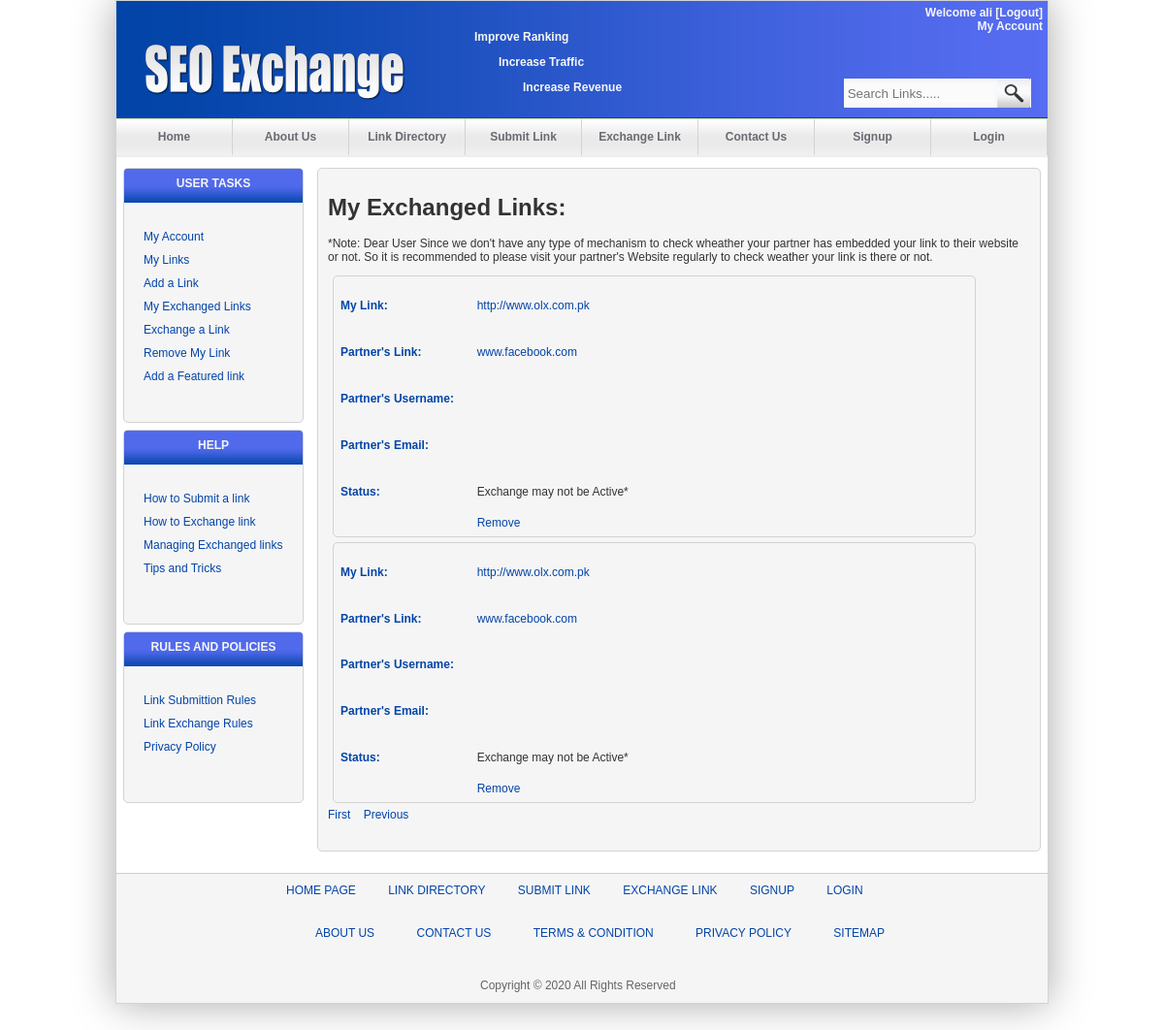
/MyExchangedLinks.php?pageNum_RecordsetExchangedLinks=1&totalRows_RecordsetExchangedLinks=4 (signed in), run on the app's committed database.
### tables this page shows
CREATE TABLE IF NOT EXISTS `links` (
  `id` int(11) NOT NULL AUTO_INCREMENT,
  `title` varchar(30) NOT NULL,
  `link` varchar(100) NOT NULL,
  `category` int(11) NOT NULL,
  `subcatgory` int(11) NOT NULL,
  `discription` text NOT NULL,
  `keywords` text NOT NULL,
  `email` varchar(50) NOT NULL,
  `isFeatured` tinyint(1) NOT NULL,
  `user` int(11) DEFAULT NULL,
  PRIMARY KEY (`id`),
  KEY `category` (`category`),
  KEY `subcatgory` (`subcatgory`),
  KEY `user` (`user`)
);

CREATE TABLE IF NOT EXISTS `exchangedlinks` (
  `id` int(11) NOT NULL AUTO_INCREMENT,
  `link1` int(11) DEFAULT NULL,
  `user1` int(11) DEFAULT NULL,
  `link2` int(11) DEFAULT NULL,
  `user2` int(11) DEFAULT NULL,
  `isValid` tinyint(1) DEFAULT NULL,
  PRIMARY KEY (`id`),
  KEY `link1` (`link1`),
  KEY `user1` (`user1`),
  KEY `link2` (`link2`),
  KEY `user2` (`user2`)
);

### MyExchangedLinks.php (the view, shortened to what this page needs)
<?php require_once('Connections/seoExchangeDbConnection.php'); ?>
<?php
if (!function_exists("GetSQLValueString")) {
function GetSQLValueString($theValue, $theType, $theDefinedValue = "", $theNotDefinedValue = "")
{
  $theValue = function_exists("mysql_real_escape_string") ? mysql_real_escape_string($theValue) : mysql_escape_string($theValue);
  switch ($theType) {
    case "long":
    case "int":
      $theValue = ($theValue != "") ? intval($theValue) : "NULL";
      break;
  }
  return $theValue;
}
}
$currentPage = $_SERVER["PHP_SELF"];
$maxRows_RecordsetExchangedLinks = 2;
$pageNum_RecordsetExchangedLinks = 0;
if (isset($_GET['pageNum_RecordsetExchangedLinks'])) {
  $pageNum_RecordsetExchangedLinks = $_GET['pageNum_RecordsetExchangedLinks'];
}
$startRow_RecordsetExchangedLinks = $pageNum_RecordsetExchangedLinks * $maxRows_RecordsetExchangedLinks;
$colname_RecordsetExchangedLinks = "-1";
if (isset($_SESSION['MM_UserId'])) {
  $colname_RecordsetExchangedLinks = $_SESSION['MM_UserId'];
}
$query_RecordsetExchangedLinks = sprintf("SELECT * FROM exchangedlinks WHERE user1 = %s OR user2 = %s", GetSQLValueString($colname_RecordsetExchangedLinks, "int"),GetSQLValueString($colname_RecordsetExchangedLinks, "int"));
$query_limit_RecordsetExchangedLinks = sprintf("%s LIMIT %d, %d", $query_RecordsetExchangedLinks, $startRow_RecordsetExchangedLinks, $maxRows_RecordsetExchangedLinks);
$RecordsetExchangedLinks = mysql_query($query_limit_RecordsetExchangedLinks, $seoExchangeDbConnection) or die(mysql_error());
$row_RecordsetExchangedLinks = mysql_fetch_assoc($RecordsetExchangedLinks);
if (isset($_GET['totalRows_RecordsetExchangedLinks'])) {
  $totalRows_RecordsetExchangedLinks = $_GET['totalRows_RecordsetExchangedLinks'];
} else {
  $all_RecordsetExchangedLinks = mysql_query($query_RecordsetExchangedLinks);
  $totalRows_RecordsetExchangedLinks = mysql_num_rows($all_RecordsetExchangedLinks);
}
$queryString_RecordsetExchangedLinks = "";
$queryString_RecordsetExchangedLinks = sprintf("&totalRows_RecordsetExchangedLinks=%d%s", $totalRows_RecordsetExchangedLinks, $queryString_RecordsetExchangedLinks);
?>
<!DOCTYPE html PUBLIC "-//W3C//DTD XHTML 1.0 Transitional//EN" "http://www.w3.org/TR/xhtml1/DTD/xhtml1-transitional.dtd">
<html xmlns="http://www.w3.org/1999/xhtml">
<head>
<link href="Styles/main.css" rel="stylesheet" type="text/css" />
<link href="SpryAssets/SpryMenuBarHorizontal.css" rel="stylesheet" type="text/css" />
</head>
<body>
<div id="HeaderText">
  <p>Improve Ranking</p>
  <p style="text-indent:25px">Increase Traffic</p>
  <p style="text-indent:50px">Increase Revenue</p>
</div>
<div id="container" style="height:1033px">
  <div id="header">
    <div id="logo"> <a href="index.php"><img src="images/Logo SEO Exchange.png" width="268" height="58" alt="seo Exchange Logo" longdesc="index.php" border="none;"/></a></div>
    <div id="navbar">
      <ul id="MenuBar1" class="MenuBarHorizontal">
        <li><a href="index.php">Home</a></li>
        <li><a href="AboutUs.php">About Us</a></li>
        <li><a href="LinkDirectory.php">Link Directory</a></li>
        <li><a href="SubmitLink.php">Submit Link</a></li>
        <li><a href="ExchangeLink.php">Exchange Link</a></li>
        <li><a href="ContactUs.php">Contact Us</a></li>
        <li><a href="Signup.php">Signup</a></li>
        <li><a href="login.php">Login</a></li>
      </ul>
    </div>
    <div id="DivUserWelcome">
      <?php
	   $urlLogout="<a href='/doLogout.php' style='color:#F6F6F6'> [Logout] </a>";
if (isset($_SESSION['MM_Username'])){echo "Welcome  ".$_SESSION['MM_Username']."  ".$urlLogout;
          echo  "<br /><a href='/myAccount.php' style='color:#F6F6F6'> My Account </a><br />";}?>
    </div>
    <div id="searchbar">
      <form id="Searchform" name="Searchform" method="get" action="Search.php">
        <input name="searchField" type="text" id="searchField" placeholder=" Search Links....." />
        <input type="submit" name="searchButton" id="searchButton" value="  " />
      </form>
    </div>
  </div>
  <div id="main">
    <div id="sidebar">
      <div class="panel">
        <div class="panelHeading">user tasks</div>
        <div class="panelBody">
          <ul>
            <?php
		  if (isset($_SESSION['MM_Username'])){?>
            <li><a href="../myAccount.php">My Account</a></li>
            <?php }?>
            <a href="myLinks.php">
            <li>My Links</li>
            </a> <a href="SubmitLink.php">
            <li>Add a Link</li>
            </a> <a href="MyExchangedLinks.php">
            <li>My Exchanged Links</li>
            </a> <a href="ExchangeLink.php">
            <li>Exchange a Link</li>
            </a> <a href="RemoveMyLink.php">
            <li>Remove My  Link</li>
            </a> <a href="AddFeatured.php">Add a Featured link</a>
          </ul>
        </div>
      </div>
      <div class="panel">
        <div class="panelHeading">Help</div>
        <div class="panelBody">
          <ul>
            <a href="HowToSubmitLink.php">
            <li>How to Submit a link</li>
            </a> <a href="HowToExchange.php">
            <li>How to Exchange link</li>
            </a> <a href="HowToManage.php">
            <li>Managing Exchanged links</li>
            </a> <a href="Tips.php">
            <li>Tips and Tricks</li>
            </a>
          </ul>
        </div>
      </div>
      <div class="panel">
        <div class="panelHeading">Rules and policies</div>
        <div class="panelBody">
          <ul>
            <a href="LinkSubmitRules.php">
            <li>Link Submittion Rules</li>
            </a> <a href="LinkExchangeRules.php">
            <li>Link Exchange Rules</li>
            </a> <a href="Privacy.php">
            <li>Privacy Policy </li>
            </a>
          </ul>
        </div>
      </div>
    </div>
    <div id="content" style="height:734px">
      <div class="panel">
        <div class="panelBody">
          <h1>My Exchanged Links:</h1>
          <p>*Note: Dear User Since we don't have any type of mechanism to check wheather your partner has embedded your link to their website or not. So it is recommended to please visit your partner's Website regularly to check weather your link is there or not. </p>
          <?php do { if ($row_RecordsetExchangedLinks){?>
          <table width="663"
          style=" border: solid 1px lightgray; border-radius: 5px; margin: 5px; padding: 5px;">
            <tr>
              <td width="139"><h4>My Link:</h4></td>
              <td width="508"><?php
			  if ($row_RecordsetExchangedLinks['user1']== $_SESSION['MM_UserId'])
			  { $myLinkId = $row_RecordsetExchangedLinks['link1'];
			  mysql_select_db($database_seoExchangeDbConnection, $seoExchangeDbConnection);
			  $query_RecordsetMyLinks = sprintf("SELECT link FROM links WHERE id = %s",
			  GetSQLValueString($myLinkId, "int"));
			  $RecordsetMyLinks = mysql_query($query_RecordsetMyLinks,$seoExchangeDbConnection) or
			  die(mysql_error());
			  $row_RecordsetMyLinks = mysql_fetch_assoc($RecordsetMyLinks);
			  echo "<a href=\"".$row_RecordsetMyLinks['link']
			  ."\" target=\"_blank\">".$row_RecordsetMyLinks['link']."</a>";
			  }
			  else {
			  $myLinkId = $row_RecordsetExchangedLinks['link2'];
			  $query_RecordsetMyLinks = sprintf("SELECT link FROM links WHERE id = %s",
			  GetSQLValueString($myLinkId, "int"));
			  $RecordsetMyLinks = mysql_query($query_RecordsetMyLinks,$seoExchangeDbConnection) or
			  die(mysql_error());
			  $row_RecordsetMyLinks = mysql_fetch_assoc($RecordsetMyLinks);
			  echo "<a href=\"".$row_RecordsetMyLinks['link']
			  ."\" target=\"_blank\">".$row_RecordsetMyLinks['link']."</a>";
			  }
			  ?></td>
            </tr>
            <tr>
              <td><h4>Partner's Link:</h4></td>
              <td><?php
			   if ($row_RecordsetExchangedLinks['user1']== $_SESSION['MM_UserId'])
			  {$myLinkId = $row_RecordsetExchangedLinks['link2'];
			  mysql_select_db($database_seoExchangeDbConnection, $seoExchangeDbConnection);
			  $query_RecordsetMyLinks = sprintf("SELECT link FROM links WHERE id = %s",
			  GetSQLValueString($myLinkId, "int"));
			  $RecordsetMyLinks = mysql_query($query_RecordsetMyLinks,$seoExchangeDbConnection) or
			  die(mysql_error());
			  $row_RecordsetMyLinks = mysql_fetch_assoc($RecordsetMyLinks);
			  echo "<a href=\"".$row_RecordsetMyLinks['link']
			  ."\" target=\"_blank\">".$row_RecordsetMyLinks['link']."</a>";
			  }
			  else {
			  $myLinkId = $row_RecordsetExchangedLinks['link1'];
			  $query_RecordsetMyLinks = sprintf("SELECT link FROM links WHERE id = %s",
			  GetSQLValueString($myLinkId, "int"));
			  $RecordsetMyLinks = mysql_query($query_RecordsetMyLinks,$seoExchangeDbConnection) or
			  die(mysql_error());
			  $row_RecordsetMyLinks = mysql_fetch_assoc($RecordsetMyLinks);
			  echo "<a href=\"".$row_RecordsetMyLinks['link']
			  ."\" target=\"_blank\">".$row_RecordsetMyLinks['link']."</a>";
			  }?></td>
            </tr>
            <tr>
              <td><h4>Partner's Username:</h4></td>
              <td><?php
			   if ($row_RecordsetExchangedLinks['user2'] == $_SESSION['MM_UserId'])
			  { mysql_select_db($database_seoExchangeDbConnection, $seoExchangeDbConnection);
			  $query_RecordsetPartnerUser = sprintf("SELECT username, email FROM users WHERE id =%s", GetSQLValueString($row_RecordsetExchangedLinks['user1'], "int"));
			  $RecordsetPartnerUser = mysql_query($query_RecordsetPartnerUser, $seoExchangeDbConnection )
			  or die(mysql_error());
			  $row_RecordsetPartnerUser = mysql_fetch_assoc($RecordsetPartnerUser);
			  }?></td>
            </tr>
            <tr>
              <td><h4>Partner's Email:</h4></td>
              <td><?php
			  if (isset ($row_RecordsetPartnerUser['email'])){
				  echo "<a href=\"mailto:".$row_RecordsetPartnerUser['email']."\">".$row_RecordsetPartnerUser['email']."</a>";
				  }?></td>
            </tr>
            <tr>
              <td><h4>Status:</h4></td>
              <td><?php
			  if($row_RecordsetExchangedLinks['isValid']==1)
			  {echo "Active*";}
			  else {echo "Exchange may not be Active*";} ?></td>
            </tr>
            <tr>
              <td>&nbsp;</td>
              <td><a href="removeExchanged.php<?php echo"?id=".$row_RecordsetExchangedLinks['id']."&amp;status=".$row_RecordsetExchangedLinks['isValid']."&amp;partneremail=".$row_RecordsetPartnerUser['email']."&amp;mylink=".$row_RecordsetMyLinks['link'];?>">Remove</a></td>
            </tr>
          </table>
          <?php }
	else {echo "No Links Found..";}
	 } while ($row_RecordsetExchangedLinks = mysql_fetch_assoc($RecordsetExchangedLinks)); ?>
          <?php if ($pageNum_RecordsetExchangedLinks > 0) {  ?>
            <?php if ($totalRows_RecordsetExchangedLinks > 0) {  ?>
              <a href="<?php printf("%s?pageNum_RecordsetExchangedLinks=%d%s", $currentPage, 0, $queryString_RecordsetExchangedLinks); ?>">First&nbsp;&nbsp;&nbsp;</a>
              <?php }  ?>
            <?php }  ?>
          <?php if ($pageNum_RecordsetExchangedLinks > 0) {  ?>
            <?php if ($totalRows_RecordsetExchangedLinks > 0) {  ?>
              <a href="<?php printf("%s?pageNum_RecordsetExchangedLinks=%d%s", $currentPage, max(0, $pageNum_RecordsetExchangedLinks - 1), $queryString_RecordsetExchangedLinks); ?>">Previous&nbsp;&nbsp;&nbsp;&nbsp;&nbsp;</a>
              <?php }  ?>
            <?php }  ?>
        </div>
      </div>
    </div>
  </div>
  <div id="footer">
    <div id="footnav">
      <ul>
        <a href="index.php">
        <li>Home Page</li>
        </a> <a href="LinkDirectory.php">
        <li>link directory</li>
        </a> <a href="SubmitLink.php">
        <li>submit link</li>
        </a> <a href="ExchangeLink.php">
        <li>exchange link</li>
        </a> <a href="Signup.php">
        <li>signup</li>
        </a> <a href="login.php">
        <li>Login</li>
        </a>
      </ul>
    </div>
    <div id="footcontent">
      <ul>
        <a href="AboutUs.php">
        <li>About Us</li>
        </a> <a href="ContactUs.php">
        <li>Contact Us</li>
        </a> <a href="TermConditions.php">
        <li>Terms & Condition</li>
        </a> <a href="Privacy.php">
        <li>Privacy Policy</li>
        </a> <a href="index.php">
        <li>Sitemap</li>
        </a>
      </ul>
    </div>
    <div id="copyright">
      Copyright &copy; <?php echo date('Y');?> All Rights Reserved </div>
  </div>
</div>
</body>
</html>

### data on the page
links: link "http://www.olx.com.pk"
links: link "www.facebook.com"
exchangedlinks: link2.link "http://www.olx.com.pk", link1.link "www.facebook.com", isValid "Exchange may not be Active*"

### other printed values
$_SESSION['MM_Username'] "ali"
